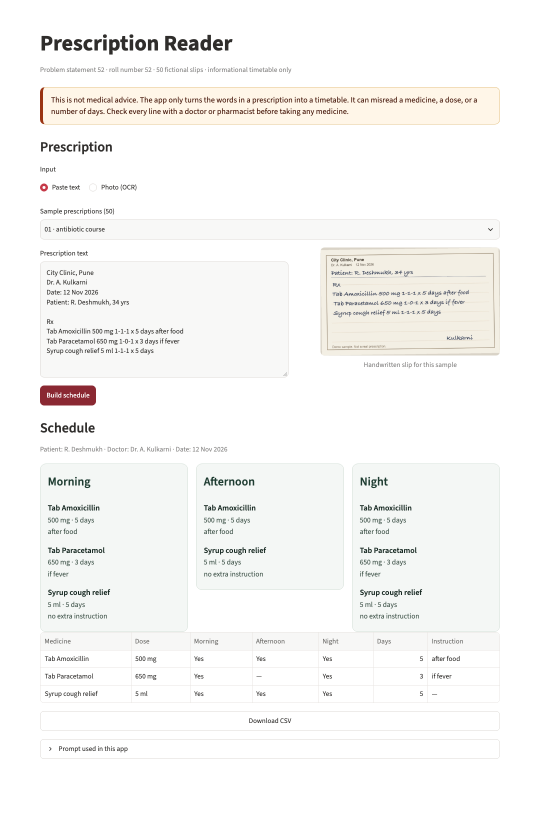
#> input picture screenshots/01_antibiotic_course.png, 1080 x 1679 px (shown at 1/2 size)
$ python build_report.py
#> lines starting #> are read from the running program, lines starting #| are printed output that depends on the picture
"""Build the two-page A4 procedure report."""

from pathlib import Path

from fpdf import FPDF
from PIL import Image

ROOT = Path(__file__).resolve().parent
PROJECT = ROOT.parent
SCREENSHOT = PROJECT / "screenshots" / "01_antibiotic_course.png"
PDF_PATH = ROOT / "Report.pdf"
INPUT_CROP = ROOT / "input-sample.png"
OUTPUT_CROP = ROOT / "output-sample.png"

INK = (32, 40, 36)
GREEN = (27, 74, 56)
RULE = (214, 220, 216)
PAPER = (246, 248, 246)
PROMPT = (252, 250, 245)


def crops() -> None:
    image = Image.open(SCREENSHOT)
#> image is the input picture: PIL image 1080x1679 RGB; mean R, G, B 247.6, 247.2, 245.7
    width, _height = image.size
#> width = 1080
    image.crop((0, 268, width, 800)).save(INPUT_CROP)
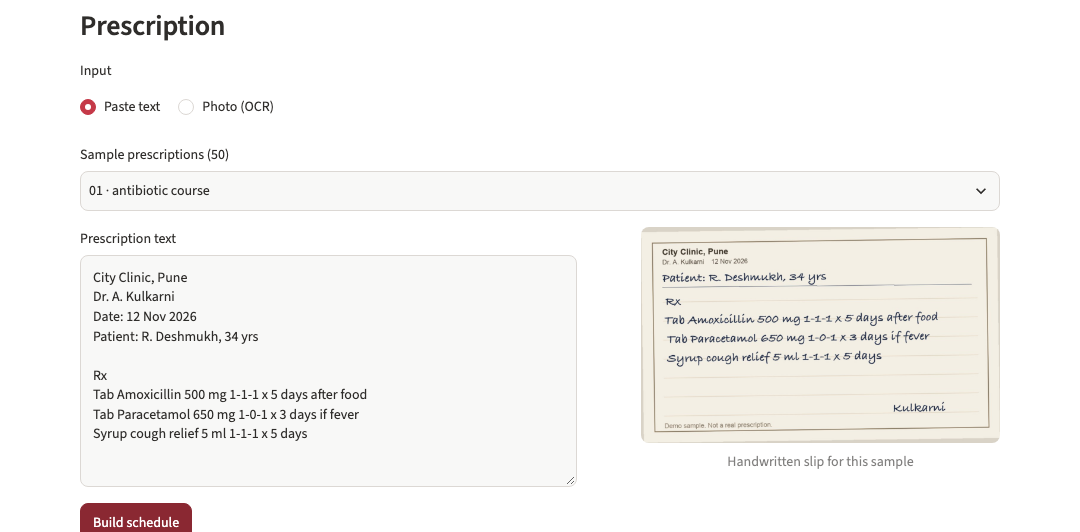
#> saved as input-sample.png: PIL image 1080x532 RGB; mean R, G, B 247.3, 246.1, 244.5
    image.crop((0, 828, width, 1410)).save(OUTPUT_CROP)
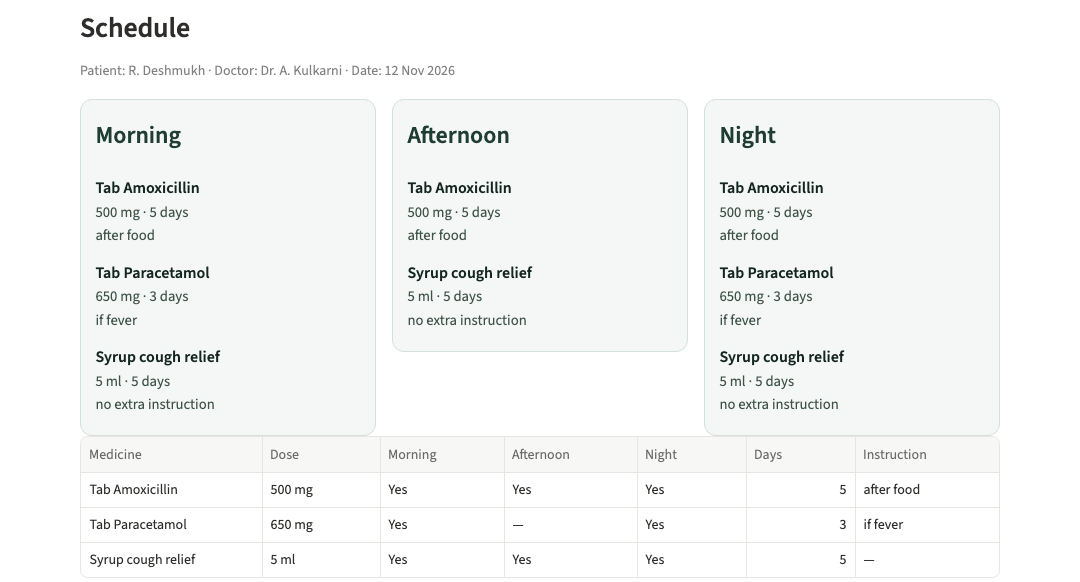
#> saved as output-sample.png: PIL image 1080x582 RGB; mean R, G, B 244.9, 246.5, 245.4


class Report(FPDF):
    # [127 lines left out: functions header, footer, section, paragraph, meta_table, prompt_box and 1 more, not called in this run]


def build() -> None:
    crops()
#> (the run stopped early here; a loop or call above may not have finished)
